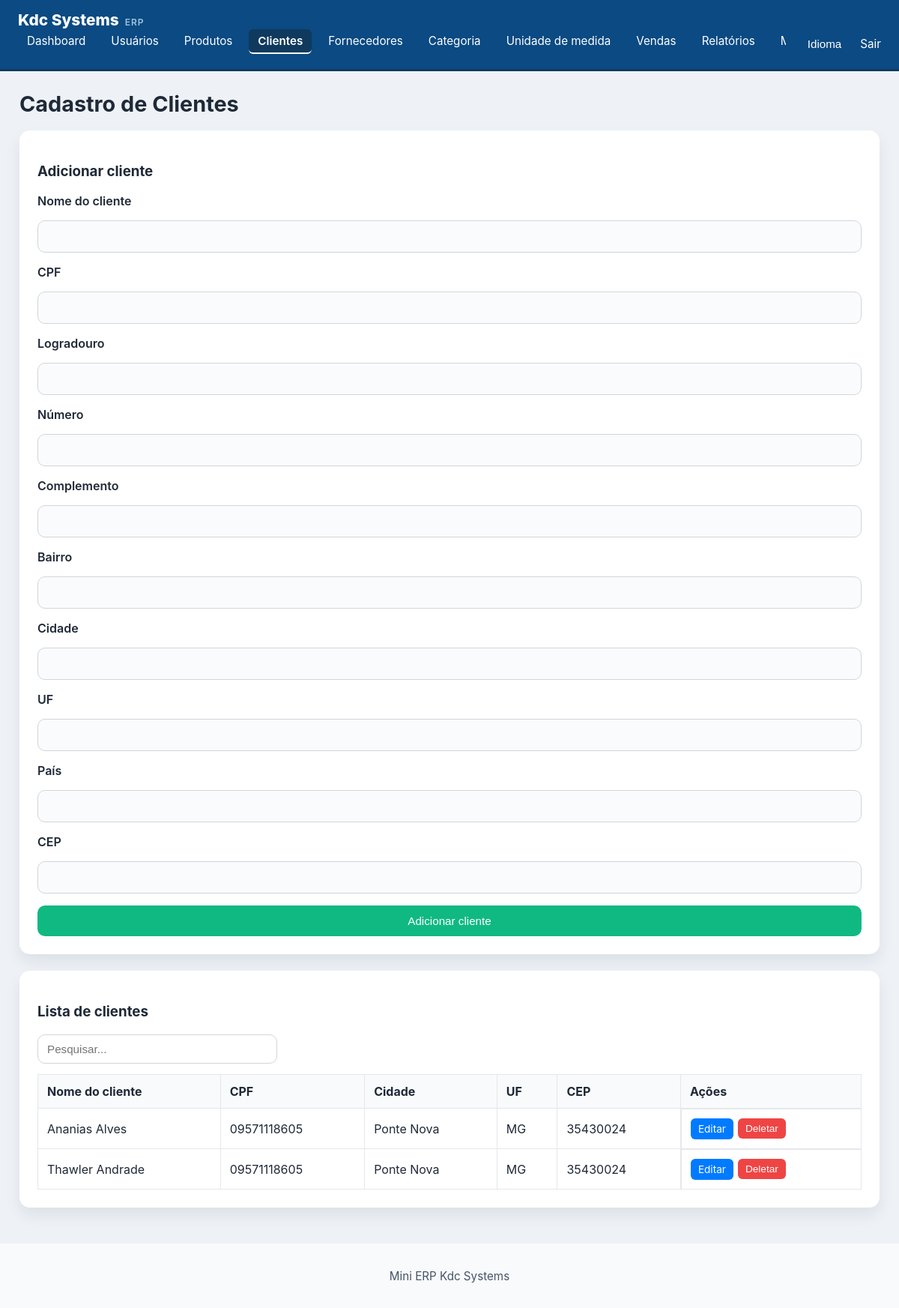
Page /cadastro/clientes (signed in) on the committed database.
### tables this page shows
CREATE TABLE clients (
    id INTEGER PRIMARY KEY AUTOINCREMENT,
    name TEXT NOT NULL,
    cpf TEXT,
    address TEXT,
    postal_code TEXT
, street TEXT, number TEXT, complement TEXT, neighborhood TEXT, city TEXT, state TEXT, country TEXT);

### app.py (the view, shortened to what this page needs)
@app.route("/cadastro/<entity>", methods=["GET", "POST"])
def cadastro(entity):
    if not session.get("user"):
        return redirect(url_for("login"))
    entity = entity.lower()
    conn = get_db_connection(app.config["DATABASE"])
    rows = []
    categories = conn.execute("SELECT * FROM categories ORDER BY name").fetchall()
    units = conn.execute("SELECT * FROM units ORDER BY name").fetchall()
    suppliers = conn.execute("SELECT * FROM suppliers ORDER BY name").fetchall()
    edit_id = request.args.get("edit_id") or request.form.get("edit_id")
    edit_data = None
    if entity == "usuarios":
        rows = conn.execute("SELECT * FROM users ORDER BY username").fetchall()
    elif entity == "produtos":
        rows = conn.execute(
            "SELECT p.*, c.name AS category_name, u.name AS unit_name, s.name AS supplier_name FROM products p LEFT JOIN categories c ON p.category_id = c.id LEFT JOIN units u ON p.unit_id = u.id LEFT JOIN suppliers s ON p.supplier_id = s.id ORDER BY p.name"
        ).fetchall()
    elif entity == "clientes":
        rows = conn.execute("SELECT * FROM clients ORDER BY name").fetchall()
    elif entity == "fornecedores":
        rows = conn.execute(
            "SELECT s.*, c.name AS category_name FROM suppliers s LEFT JOIN categories c ON s.category_id = c.id ORDER BY s.name"
        ).fetchall()
    elif entity == "categorias":
        rows = conn.execute("SELECT * FROM categories ORDER BY name").fetchall()
    elif entity == "unidades":
        rows = conn.execute("SELECT * FROM units ORDER BY name").fetchall()
    else:
        conn.close()
        flash(translate("error_required_fields"), "error")
        return redirect(url_for("dashboard"))
    conn.close()
    return render_template(
        "cadastro.html",
        title=get_entity_title(entity),
        entity=entity,
        rows=rows,
        categories=categories,
        units=units,
        suppliers=suppliers,
        edit_id=edit_id,
        edit_data=edit_data,
    )

### app.py (called while the page is built)
def translate(key):
    lang = session.get("lang", DEFAULT_LANG)
    return TRANSLATIONS.get(lang, TRANSLATIONS[DEFAULT_LANG]).get(key, TRANSLATIONS[DEFAULT_LANG].get(key, key))

@app.context_processor
def inject_translations():
    return {
        "t": lambda key: translate(key),
        "languages": LANGUAGES,
        "current_language": session.get("lang", DEFAULT_LANG),
    }

def get_entity_title(entity):
    labels = {
        "usuarios": translate("menu_users"),
        "produtos": translate("menu_products"),
        "clientes": translate("menu_clients"),
        "fornecedores": translate("menu_suppliers"),
        "categorias": translate("category_label"),
        "unidades": translate("unit_label"),
    }
    return f"Cadastro de {labels.get(entity, entity.capitalize())}"

### models.py (called while the page is built)
def get_db_connection(db_path: str):
    try:
        connection = sqlite3.connect(db_path, timeout=10.0)
        connection.row_factory = sqlite3.Row
        connection.execute("PRAGMA journal_mode=WAL")
        connection.execute("PRAGMA synchronous=NORMAL")
        return connection
    except sqlite3.DatabaseError as e:
        logger.error(f"Erro ao conectar ao banco de dados: {e}")
        raise

### templates/cadastro.html (shortened to what this page needs)
{% extends "base.html" %}
{% block content %}
  {% if entity == 'usuarios' %}
    <div class="form-card">
      <h3>{% if edit_id %}Editar Usuário{% else %}{{ t('add_user') }}{% endif %}</h3>
      <form method="post" action="{{ url_for('cadastro', entity='usuarios') }}">
        {% if edit_id %}<input type="hidden" name="edit_id" value="{{ edit_id }}">{% endif %}
        <label>{{ t('name_label') }} *</label>
        <input type="text" name="name" placeholder="Ex: João Silva" value="{{ edit_data.get('name', '') if edit_data else '' }}" required>
        <label>{{ t('username_label') }} (Login) *</label>
        <input type="text" name="username" placeholder="Ex: joao.silva (sem espaços)" value="{{ edit_data.get('username', '') if edit_data else '' }}" required pattern="[A-Za-z0-9._-]+" {% if edit_id %}readonly{% endif %}>
        {% if not edit_id %}<label>{{ t('password_label') }} *</label>
        <input type="password" name="password" required>{% else %}<label>{{ t('password_label') }} (deixe em branco para manter)</label>
        <input type="password" name="password">{% endif %}
        <label>{{ t('email_label') }}</label>
        <input type="email" name="email" value="{{ edit_data.get('email', '') if edit_data else '' }}">
        <button type="submit" class="btn-add">{% if edit_id %}Atualizar{% else %}{{ t('add_user') }}{% endif %}</button>
        {% if edit_id %}<a href="{{ url_for('cadastro', entity='usuarios') }}" class="outline-button">Cancelar</a>{% endif %}
      </form>
    </div>
    <div class="table-card">
      <h3>{{ t('user_list') }}</h3>
      <div class="table-search">
        <input type="search" class="search-input" placeholder="{{ t('search_placeholder') }}" oninput="filterTable('users-table', this.value)">
      </div>
      <table id="users-table">
        <thead>
          <tr><th>Nome</th><th>{{ t('username_label') }}</th><th>{{ t('email_label') }}</th><th>{{ t('actions') }}</th></tr>
        </thead>
        <tbody>
          {% for user in rows %}
            <tr>
              <td>{{ user['name'] or user['username'] }}</td>
              <td>{{ user['username'] }}</td>
              <td>{{ user['email'] or '-' }}</td>
              <td class="action-buttons">
                <a href="{{ url_for('cadastro', entity='usuarios', edit_id=user['id']) }}" class="btn-edit">Editar</a>
                <form class="inline-form" method="post" action="{{ url_for('cadastro', entity='usuarios') }}" onsubmit="return confirm('Tem certeza que deseja deletar?');">
                  <input type="hidden" name="delete_id" value="{{ user['id'] }}">
                  <button type="submit" class="btn-delete">Deletar</button>
                </form>
                <form class="inline-form" method="post" action="{{ url_for('cadastro', entity='usuarios') }}">
                  <input type="hidden" name="reset_id" value="{{ user['id'] }}">
                  <input type="password" name="reset_password" placeholder="{{ t('new_password_placeholder') }}" required>
                  <button type="submit" name="action" value="reset">{{ t('reset_password_button') }}</button>
                </form>
              </td>
            </tr>
          {% else %}
            <tr><td colspan="4">{{ t('no_records_found') }}</td></tr>
          {% endfor %}
        </tbody>
      </table>
    </div>
  {% elif entity == 'clientes' %}
    <div class="form-card">
      <h3>{% if edit_id %}Editar Cliente{% else %}{{ t('add_client') }}{% endif %}</h3>
      <form method="post" action="{{ url_for('cadastro', entity='clientes') }}">
        <label>{{ t('client_name') }}</label>
        <input type="text" name="name" value="{{ edit_data.get('name', '') if edit_data else '' }}" required>
        <label>{{ t('cpf_label') }}</label>
        <input type="text" name="cpf" inputmode="numeric" pattern="[0-9]*" maxlength="11" value="{{ edit_data.get('cpf', '') if edit_data else '' }}" oninput="this.value=this.value.replace(/\D/g,'')">
        <label>{{ t('street_label') }}</label>
        <input type="text" name="street" value="{{ edit_data.get('street', '') if edit_data else '' }}">
        <label>{{ t('number_label') }}</label>
        <input type="text" name="number" value="{{ edit_data.get('number', '') if edit_data else '' }}">
        <label>{{ t('complement_label') }}</label>
        <input type="text" name="complement" value="{{ edit_data.get('complement', '') if edit_data else '' }}">
        <label>{{ t('neighborhood_label') }}</label>
        <input type="text" name="neighborhood" value="{{ edit_data.get('neighborhood', '') if edit_data else '' }}">
        <label>{{ t('city_label') }}</label>
        <input type="text" name="city" value="{{ edit_data.get('city', '') if edit_data else '' }}">
        <label>{{ t('state_label') }}</label>
        <input type="text" name="state" maxlength="2" pattern="[A-Za-z]{0,2}" style="text-transform: uppercase;" value="{{ edit_data.get('state', '') if edit_data else '' }}" oninput="this.value=this.value.replace(/[^A-Za-z]/g,'').toUpperCase()">
        <label>{{ t('country_label') }}</label>
        <input type="text" name="country" value="{{ edit_data.get('country', '') if edit_data else '' }}">
        <label>{{ t('zipcode_label') }}</label>
        <input type="text" name="postal_code" inputmode="numeric" pattern="[0-9]*" maxlength="8" value="{{ edit_data.get('postal_code', '') if edit_data else '' }}" oninput="this.value=this.value.replace(/\D/g,'')">
        <button type="submit" class="btn-add">{% if edit_id %}Atualizar{% else %}{{ t('add_client') }}{% endif %}</button>
      </form>
    </div>
    <div class="table-card">
      <h3>{{ t('client_list') }}</h3>
      <div class="table-search">
        <input type="search" class="search-input" placeholder="{{ t('search_placeholder') }}" oninput="filterTable('clients-table', this.value)">
      </div>
      <table id="clients-table">
        <thead>
          <tr><th>{{ t('client_name') }}</th><th>{{ t('cpf_label') }}</th><th>{{ t('city_label') }}</th><th>{{ t('state_label') }}</th><th>{{ t('zipcode_label') }}</th><th>{{ t('actions') }}</th></tr>
        </thead>
        <tbody>
          {% for client in rows %}
            <tr>
              <td>{{ client['name'] }}</td>
              <td>{{ client['cpf'] }}</td>
              <td>{{ client['city'] or '-' }}</td>
              <td>{{ client['state'] or '-' }}</td>
              <td>{{ client['postal_code'] }}</td>
              <td class="action-buttons">
                <a href="{{ url_for('cadastro', entity='clientes', edit_id=client['id']) }}" class="btn-edit">Editar</a>
                <form class="inline-form" method="post" action="{{ url_for('cadastro', entity='clientes') }}" onsubmit="return confirm('Tem certeza que deseja deletar?');">
                  <button type="submit" class="btn-delete">Deletar</button>
                </form>
              </td>
            </tr>
          {% else %}
            <tr><td colspan="5">{{ t('no_records_found') }}</td></tr>
          {% endfor %}
        </tbody>
      </table>
    </div>
  {% endif %}
{% endblock %}

### static/css/style.css (style rules this page uses)
* { box-sizing: border-box; }
body { margin: 0; font-family: Inter, Arial, sans-serif; background: #eef2f7; color: #1f2937; }
.login-card, .form-card, .table-card, .notice-card, .manual-card, .card { background: #fff; border-radius: 14px; box-shadow: 0 10px 20px rgba(15, 23, 42, 0.08); padding: 24px; margin-bottom: 22px; }
.login-card form, .form-card form { display: grid; gap: 16px; }
.login-card label, .form-card label { font-weight: 600; }
.login-card input, .form-card input, .form-card select, .sale-row input, .sale-row select { width: 100%; border: 1px solid #d1d5db; border-radius: 10px; padding: 12px; font-size: 0.95rem; background: #fafbfc; }
button, .outline-button { border: none; border-radius: 10px; background: #0b4a82; color: #fff; cursor: pointer; padding: 12px 18px; font-size: 0.95rem; }
.table-card table { width: 100%; border-collapse: collapse; margin-top: 12px; }
.table-card th, .table-card td { border: 1px solid #e5e7eb; padding: 12px; text-align: left; }
.table-card thead { background: #f8fafc; }
.inline-form { display: grid; grid-template-columns: 160px 1fr auto; gap: 10px; }
.btn-add { background: #10b981 !important; color: #fff !important; }
.btn-delete { background: #ef4444 !important; color: #fff !important; }

### templates/cadastro.html (style rules this page uses)
.table-search { margin-bottom: 14px; }
.search-input { width: 100%; max-width: 320px; padding: 10px 12px; border: 1px solid #d1d5db; border-radius: 10px; background: #ffffff; color: #111827; font-size: 0.95rem; }
.action-buttons { white-space: nowrap; display: flex; gap: 6px; flex-wrap: wrap; }
.action-buttons form { display: inline; }
.btn-edit, .btn-delete, .action-buttons button { padding: 6px 10px; font-size: 0.85rem; border: none; border-radius: 6px; cursor: pointer; text-decoration: none; display: inline-block; transition: all 0.2s ease; }
.btn-edit { background: #007bff; color: white; }
.btn-delete { background: #ef4444; color: white; }
.action-buttons button { background: #6c757d; color: white; }

### rows in the picture
clients: name "Ananias Alves", cpf "09571118605", city "Ponte Nova", state "MG", postal_code "35430024"
clients: name "Thawler Andrade", cpf "09571118605", city "Ponte Nova", state "MG", postal_code "35430024"

### other values in the picture
{{ t('menu_dashboard') }} "Dashboard"
{{ t('menu_users') }} "Usuários"
{{ t('menu_products') }} "Produtos"
{{ t('menu_clients') }} "Clientes"
{{ t('menu_suppliers') }} "Fornecedores"
{{ t('category_label') }} "Categoria"
{{ t('unit_label') }} "Unidade de medida"
{{ t('menu_sales') }} "Vendas"
{{ t('menu_reports') }} "Relatórios"
{{ t('select_language') }} "Idioma"
{{ t('menu_logout') }} "Sair"
{{ title }} "Cadastro de Clientes"
{{ t('add_client') }} "Adicionar cliente"
{{ t('client_name') }} "Nome do cliente"
{{ t('cpf_label') }} "CPF"
